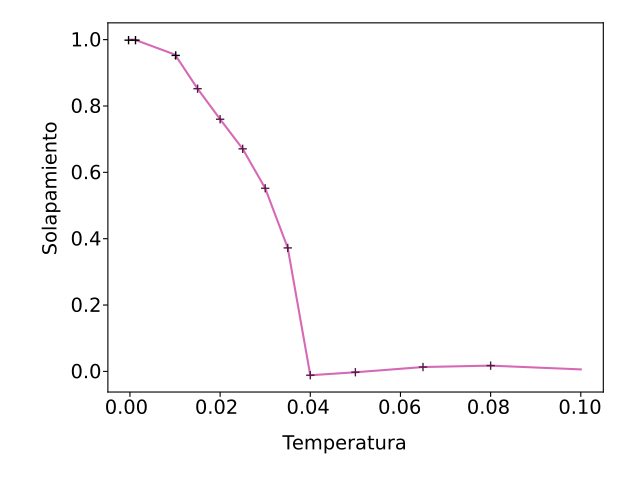

This chart was generated by the following Python code:
import matplotlib.pyplot as plt
import numpy as np
 

x, y= np.loadtxt('Solapamiento.dat', unpack=True)


plt.plot(x,y,"-",color='#d668b5')
plt.plot(x,y,"+",color='#581845')
 
plt.xlabel('Temperatura')
plt.ylabel('Solapamiento')
plt.show()
